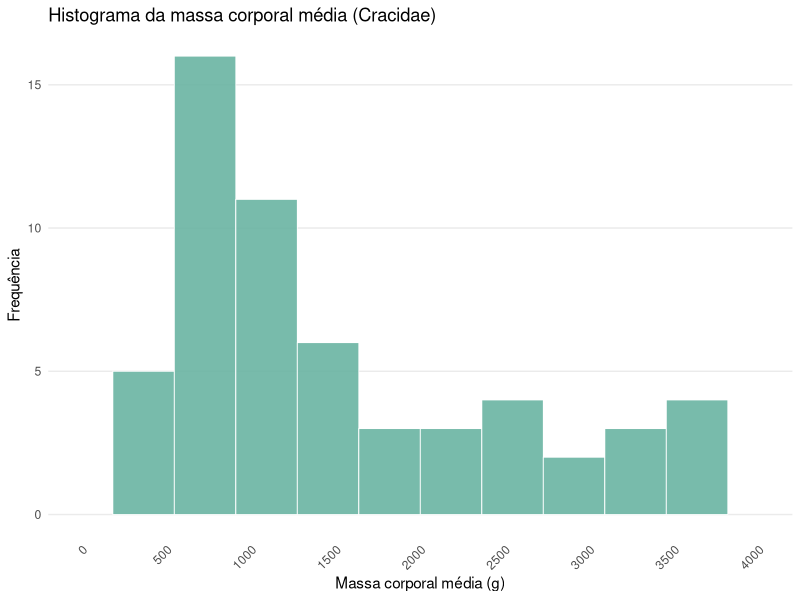
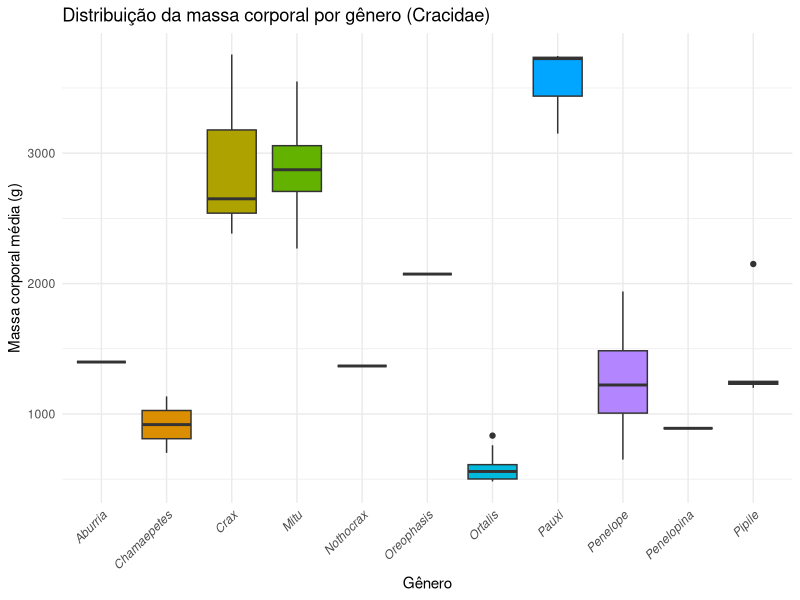

Write the R code that produced these figures, in order.
## ---- chunk 1
df <- read.csv2("Base_dados_Cracidae.csv")

df$Average.Mass <- as.numeric(df$Average.Mass)

summary(df$Average.Mass)

library(ggplot2)

ggplot(df, aes(x = Average.Mass)) +
  geom_histogram(
    bins = 12,
    fill = "#69b3a2",
    color = "white",
    alpha = 0.9,
    size = 0.3
  ) +
  scale_x_continuous(
    breaks = seq(0, 4000, by = 500),
    limits = c(0, 4000)
  ) +
  theme_minimal() +
  labs(
    title = "Histograma da massa corporal média (Cracidae)",
    x = "Massa corporal média (g)",
    y = "Frequência"
  ) +
  theme(
    panel.grid.minor = element_blank(),
    panel.grid.major.x = element_blank(),
    axis.text.x = element_text(angle = 45, hjust = 1)
  )
## ---- chunk 2
kruskal.test(Average.Mass ~ Genus, data = df)
## ---- chunk 3
resultado <- pairwise.wilcox.test(
  df$Average.Mass, df$Genus,
  p.adjust.method = "bonferroni"
)

# reduzir o tamanho da fonte e compactar linha/coluna
knitr::kable(
  resultado$p.value,
  format = "html",
  table.attr='style="font-size:12px; width:100%;"'
)


## ---- chunk 4
library(ggplot2)

ggplot(df, aes(x = Genus, y = Average.Mass, fill = Genus)) +
  geom_boxplot() +
  theme_minimal() +
  theme(
    axis.text.x = element_text(angle = 45, hjust = 1, face = "italic"),
    legend.position = "none"
  ) +
  labs(
    title = "Distribuição da massa corporal por gênero (Cracidae)",
    x = "Gênero",
    y = "Massa corporal média (g)"
  )
